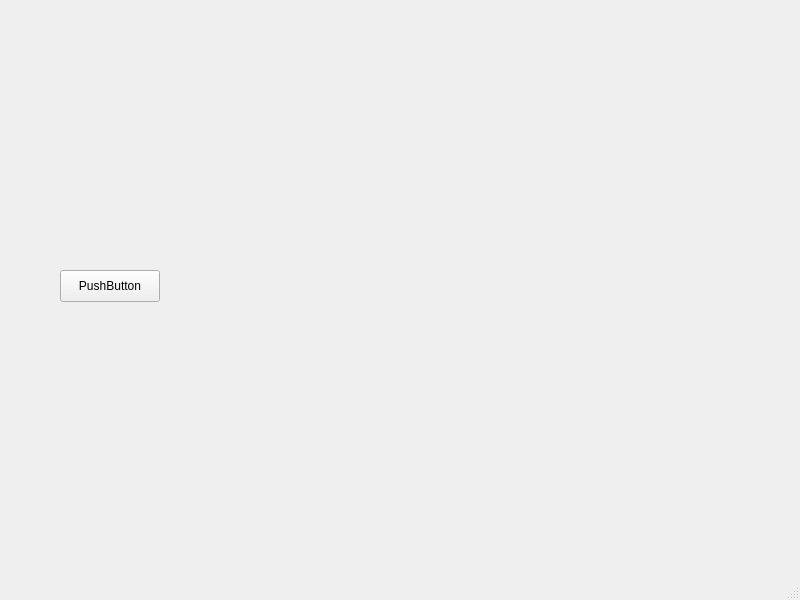
<?xml version="1.0" encoding="UTF-8"?>
<ui version="4.0">
 <class>MainWindow</class>
 <widget class="QMainWindow" name="MainWindow">
  <property name="geometry">
   <rect>
    <x>0</x>
    <y>0</y>
    <width>800</width>
    <height>600</height>
   </rect>
  </property>
  <property name="windowTitle">
   <string>MainWindow</string>
  </property>
  <widget class="QWidget" name="centralwidget">
   <widget class="QLabel" name="label">
    <property name="geometry">
     <rect>
      <x>-10</x>
      <y>0</y>
      <width>321</width>
      <height>241</height>
     </rect>
    </property>
    <property name="text">
     <string/>
    </property>
    <property name="pixmap">
     <pixmap>dog-puppy-on-garden-royalty-free-image-1586966191.jpg</pixmap>
    </property>
    <property name="scaledContents">
     <bool>true</bool>
    </property>
   </widget>
   <widget class="QPushButton" name="pushButton">
    <property name="geometry">
     <rect>
      <x>60</x>
      <y>270</y>
      <width>100</width>
      <height>32</height>
     </rect>
    </property>
    <property name="text">
     <string>PushButton</string>
    </property>
   </widget>
  </widget>
  <widget class="QMenuBar" name="menubar">
   <property name="geometry">
    <rect>
     <x>0</x>
     <y>0</y>
     <width>800</width>
     <height>37</height>
    </rect>
   </property>
  </widget>
  <widget class="QStatusBar" name="statusbar"/>
 </widget>
 <resources/>
 <connections/>
</ui>
